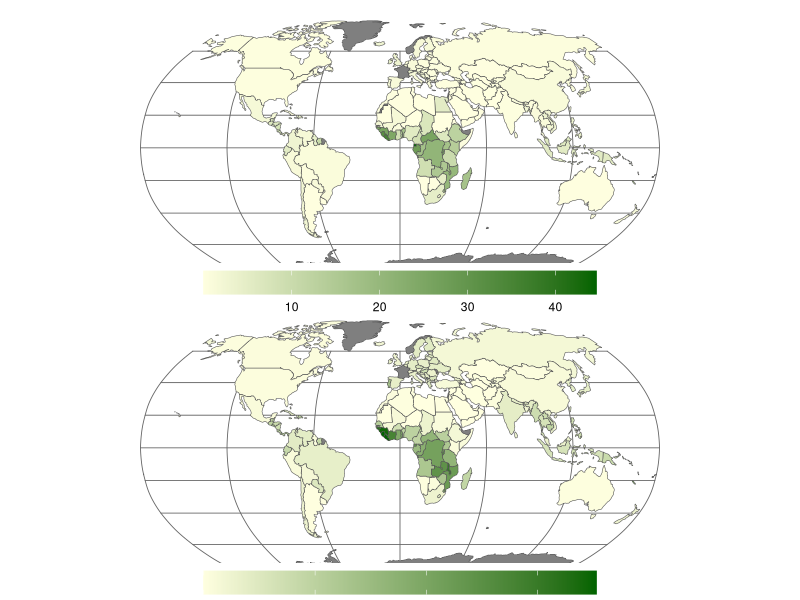

Write the R code that produced this figure. (Note: this script raises an error after producing the figure.)
## ---- chunk 1
library("rnaturalearth")
library("rnaturalearthdata")
library(tidyverse)
library(gridExtra)
## ---- chunk 2
IUCN_agroforestry  <- read.csv("../data/IUCN_ndc_agroforestry.csv") %>% select(Agroforestry, ISO_A3)

summary_country <-read_csv("../output/summary_country.csv") %>%
  left_join(IUCN_agroforestry) %>%
  rename(IUCN = Agroforestry)

summary_country <- summary_country %>%
  mutate(iso_a3 = ISO_A3,
         admin = NAME_EN) 

world <- ne_countries(scale = "small", returnclass = "sf") %>%
  left_join(summary_country, by = "iso_a3") %>%
  select(iso_a3, density_crop, density_pasture, IUCN) 

quantile_crop <- quantile(world$density_crop, na.rm = TRUE)
## ---- chunk 3

## ---- chunk 4
crop <- ggplot(data = world) +
  geom_sf(aes(fill = density_crop))  +
  scale_fill_gradient(low = "lightyellow",
                      high = "darkgreen",space = "Lab",
                      na.value = "grey50", guide = "colourbar", aesthetics = "fill") +
  coord_sf(crs = "+proj=robin +lon_0=0w") + theme_minimal() + 
  theme(legend.direction = "horizontal", 
        legend.position = c(0.5, 0),
        legend.title = element_blank(),
        legend.background = element_rect(fill="white",  size=0, linetype="dotted")) +
  theme(legend.key.width = unit(2, "cm")) +
  theme(panel.grid.major = element_line(color = gray(.4), size = 0.3))


pasture <- ggplot(data = world) +
  geom_sf(aes(fill = density_pasture))  +
  scale_fill_gradient(low = "lightyellow",
                      high = "darkgreen",space = "Lab",
                      na.value = "grey50", guide = "colourbar", aesthetics = "fill") +
  coord_sf(crs = "+proj=robin +lon_0=0w") + theme_minimal() + 
  theme(legend.direction = "horizontal", 
        legend.position = c(0.5, 0),
        legend.title = element_blank(),
        legend.background = element_rect(fill="white",  size=0, linetype="dotted")) +
  theme(legend.key.width = unit(2, "cm")) +
  theme(panel.grid.major = element_line(color = gray(.4), size = 0.3))

grid.arrange(crop, pasture, ncol = 1)
## ---- chunk 5

potential_c <- read.csv("../output/potential.csv") %>% group_by(ISO_A3, CP) %>% summarize(potential = sum(carbon_potential)) %>%
  spread(CP, potential, fill = NA, convert = FALSE)

standing_c <- read_csv("../output/summary_country.csv")  %>% left_join(potential_c, by = c("ISO_A3")) %>%
  rename(potential_crop = crop,
         potential_pasture = pasture) %>%
  mutate(total_potential = potential_crop + potential_pasture)

write.csv(standing_c, "../output/summary_potential_standing.csv")

na.omit(sum(as.numeric(standing_c$total_potential)))
## ---- chunk 6
IUCN <- read_csv("../output/summary_all.csv") %>%
  left_join(IUCN_agroforestry, by = c("ISO_A3")) %>%
  select(Agroforestry, area_pasture, area_crop, biomass_pasture, biomass_crop) %>%
  #mutate(mitigation = as.factor(mitigation)) %>%
  #mutate_all(funs(ifelse(is.na(.), 0, .))) %>%
  group_by(Agroforestry) %>%
  summarise(pasture = sum(biomass_pasture, na.rm = TRUE)/1000,
            crop = sum(biomass_crop, na.rm = TRUE)/1000) %>%
  gather(-Agroforestry, key = "CP", value = "carbon_standing")

IUCN_agroforestry %>% group_by(Agroforestry) %>% count()

IUCN_potential <- read.csv("../output/potential.csv") %>% left_join(IUCN_agroforestry, by = c("ISO_A3")) %>%
  select(carbon_potential, CP, Agroforestry) %>%
  #mutate_all(funs(ifelse(is.na(.), 0, .))) %>%
  #select(mitigation.y, carbon_potential, CP) %>%
  #mutate(mitigation = as.factor(mitigation.y)) %>%
  #mutate_all(funs(ifelse(is.na(.), 0, mitigation))) %>%
  group_by(Agroforestry, CP) %>%
  summarise(carbon_potential = sum(carbon_potential, na.rm = TRUE)/10^9/10) %>%
  left_join(IUCN, by = c("Agroforestry","CP"))

sum(IUCN_potential$carbon_standing)/10^6

## ---- chunk 7
IUCN_pot_all <- IUCN_potential
IUCN_potential<- IUCN_potential %>% remove_missing() %>%
  rename(NDC = Agroforestry)
## ---- chunk 8
standing <- read.csv("../output/summary_all.csv") %>%
  select(NAME_EN, ISO_A3, biomass_pasture, biomass_crop) %>%
  #mutate(mitigation = as.factor(mitigation)) %>%
  ##mutate_all(funs(ifelse(is.na(.), 0, .))) %>%
  group_by(ISO_A3) %>%
  summarise(pasture_loss = sum(biomass_pasture/10^6, na.rm = TRUE)*(-1),
            crop_loss = sum(biomass_crop/10^6, na.rm = TRUE)*(-1)) %>%
  gather(-ISO_A3, key = "CP", value = "standing") %>%
  #mutate(mitigation = as.factor(mitigation)) %>%
  group_by(ISO_A3, CP) %>%
  summarise(carbon= sum(standing)/1000) %>%
  mutate(CP = as.factor(CP))
## ---- chunk 9
countries1<-read.csv("../output/potential.csv") %>%
  select(ISO_A3, carbon_potential, CP) %>%
  #mutate(mitigation = as.factor(mitigation)) %>%
  ##mutate_all(funs(ifelse(is.na(.), 0, .))) %>%
  group_by(ISO_A3, CP) %>%
  summarise(carbon = sum(carbon_potential, na.rm = TRUE)/10^9/10)

totals <-read.csv("../output/potential.csv") %>%
  select(ISO_A3, carbon_potential, CP) %>%
  group_by(ISO_A3) %>%
  summarise(total = sum(carbon_potential, na.rm = TRUE)) %>% arrange(-total) %>%
  top_n(15) 

fig_data <-rbind(standing, countries1)

names <- read.csv("../output/summary_all.csv") %>%
  select(NAME_EN, ISO_A3)

fig <- totals %>% left_join(fig_data) %>%
  left_join(names) %>% distinct()

## ---- chunk 10
cbPalette <- c("#999999", "#E69F00", "#56B4E9", "#009E73", "#F0E442", "#0072B2", "#D55E00", "#CC79A7")

fig %>%
  group_by(CP) %>%
  summarize(carbon = sum(carbon))

levels(fig$NAME_EN) <- c(levels(fig$NAME_EN), "China")
fig$NAME_EN[fig$NAME_EN == "People's Republic of China"] <- 'China'

fig$CP <- factor(fig$CP, levels = c("crop", "pasture", "crop_loss", "pasture_loss"))

fig %>% ggplot(aes(reorder(NAME_EN, total), carbon)) +
  geom_col(aes(fill = CP), width = 0.75) + coord_flip() +   labs(x = "",y = "Carbon Potential (PgC)", sep = "")+ theme_bw() +
  theme(legend.title = element_blank()) + theme() + theme(legend.position = c(0.75, 0.2)) +
  scale_fill_manual(labels = c("Potential gain crop", "Potential gain pasture", "Potential loss crop", "Potential loss pasture"), values = c("#0066CC", "#003366", "#FFCC66", "#FF9900")) +
  theme(axis.text.x = element_text(angle = 0, hjust = 1)) +
  ylim(-0.5,1.2) +
  geom_hline(yintercept=0, size = .5)  +
  theme(legend.background = element_rect(colour = 'black', fill = 'white', linetype='solid'))


## ---- chunk 11

IUCN_potential$NDC <- ifelse(IUCN_potential$NDC == 0, "Not included \n (n = 153)", "Included \n (n = 38)")
IUCN_potential1 <- IUCN_potential
IUCN_potential$CP <- factor(IUCN_potential$CP, levels = c("crop", "pasture", "crop_loss", "pasture_loss"))

IUCN_potential<- IUCN_potential %>%
  mutate(carbon_standing = (-1)*carbon_standing/10^6) %>%
  gather(-NDC,  -CP,  key = "key", value = "value") %>%
  mutate(CP = paste(CP, key, sep = "_")) 

IUCN_potential$CP <- factor(IUCN_potential$CP, levels = c("crop_carbon_potential", "pasture_carbon_potential", "crop_carbon_standing", "pasture_carbon_standing"))

IUCN_potential %>%
  ggplot(aes(reorder(NDC, -value), value)) + geom_col(aes(fill = CP), width=.75) + ylim(-8,8) +
  labs(x = "Inclusion of Agroforestry as a mitigation \n or adaptation technique in NDC",y = "Carbon Potential (PgC)", sep = "")+
  theme_bw() + theme(legend.position = c(0.72, 0.15)) +
  theme(legend.title = element_blank()) +
  scale_fill_manual(labels = c("Potential gain crop", "Potential gain pasture", "Potential loss crop", "Potential loss pasture"), values = c("#0066CC", "#003366", "#FFCC66", "#FF9900")) +
  theme(axis.text.x = element_text(angle = 0, hjust = 0.5)) + geom_hline(yintercept=0,size = 0.5) +
  theme(legend.background = element_rect(colour = 'black', fill = 'white', linetype='solid'))


## ---- chunk 12
IUCN_potential1 %>%
  group_by(NDC) %>%
  summarise(potential = sum(carbon_potential),
            standing = sum(carbon_standing)/10^6)

3.7/6.9
7.9/9.4
153+38
## ---- chunk 13
##"#56B4E9", "#009E73", "#F0E442", "#0072B2", "#D55E00", "#CC79A7")
## figure 2: Econ chart
read.csv("../output/summary_all.csv") %>%
  group_by(NAME_EN, INCOME_GRP) %>% summarise(biomass = 1) %>% remove_missing() %>%
  group_by(INCOME_GRP) %>%
  tally()
         
         
econ <- read_csv("../output/summary_all.csv") %>%
  select(NAME_EN, BIOME_NAME, INCOME_GRP, density_pasture, density_crop) %>% drop_na() %>%
  rename(pasture = density_pasture,
         crop = density_crop) %>%
  mutate(ECONOMY = factor(ifelse(INCOME_GRP == "1. High income: OECD" , "High income \n (n=67)",
                                 ifelse(INCOME_GRP == "2. High income: nonOECD", "High income \n (n=67)",
                                    ifelse(INCOME_GRP == "5. Low income", "Low income \n (n=34)",
                                        ifelse(INCOME_GRP =="4. Lower middle income", 
                                               "Lower middle \n income \n (n =43)",
                                               "Upper middle \n income \n (n=48)"
                                               )))))) %>%
  gather(CP,value,pasture:crop) %>%
  group_by(CP, ECONOMY) %>% 
  summarise(mean_density = mean(value),  # calculates the mean of each group
            sd = sd(value), # calculates the standard deviation of each group
            n_cb = n(),  # calculates the sample size per group
            se = sd(value)/sqrt(n()))


ggplot(econ, aes(x=reorder(ECONOMY, -mean_density), 
               y=mean_density, 
               color=CP)) + 
  geom_errorbar(aes(ymin=mean_density-se, 
                    ymax=mean_density+se), 
                width=.3, size=0.7, position=position_dodge(.3)) +
  geom_point(position=position_dodge(.3)) +
  theme_bw() + ylab("Average Carbon Density (MgC ha-1)")+ xlab("")+
  scale_color_manual(values = c("#D55E00","#003366"))+
  theme(legend.title=element_blank()) +
  theme(legend.justification = c(1, 1), legend.position = c(0.93, 0.93),
        legend.box.background = element_rect(colour = "black"))+
  theme( 
    axis.text.x = element_text(color='black'),
    axis.ticks.y = element_blank(),
    axis.title.x = element_text(size=11,color='black')
  )
## ---- chunk 14
potential<- IUCN_potential1 %>%
  group_by(CP) %>% 
  summarise(`100 % ` = sum(carbon_potential)*10,
            `-100 % ` = sum(carbon_standing)*(-1)/10^6) %>%
  mutate(`10 % ` = `100 % `*0.1,
         `5 % ` = `100 % `*0.05,
         `2.5 % ` = `100 % `*0.025,
         `1 % ` = `100 % `*0.01,
         `-50 % ` = `-100 % `*0.5,
         `-25 % ` = `-100 % `*0.25,
         `-10 % ` = `-100 % `*0.1,
         `-5 % ` = `-100 % `*0.05,
         `-2.5 % ` = `-100 % `*0.025,
         `-1 % ` = `-100 % `*0.01,) %>%
  gather(Adoption,value,`-100 % `:`-1 % `) %>%
  mutate(color = ifelse(value < 0 & CP == "crop", "trees in crop loss",
                        ifelse(value < 0 & CP == "pasture", "trees in pasture loss",
                               ifelse(value >0 & CP == "crop", "trees in crop gain", "trees in pasture gain"))))%>%
  mutate(color = as.factor(color))

potential$color <- factor(potential$color, levels = c("trees in crop gain", "trees in pasture gain", "trees in crop loss", "trees in pasture loss"))

potential %>% 
  ggplot(aes(reorder(Adoption, value), value)) +
  geom_col(aes(fill = color))+theme_bw() + scale_fill_manual(labels = c("Potential gain crop", "Potential gain pasture", "Potential loss crop", "Potential loss pasture"), values = c("#0066CC", "#003366", "#FFCC66", "#FF9900")) +
  labs(x = "Adoption Percentage",y = "Carbon Sequestration Potential (PgC)", sep = "")+
  theme(legend.title = element_blank()) + ylim(-10, 10) +
  theme(axis.text.x = element_text(angle = 45, hjust = 1))+
  theme(legend.position = c(0.7, 0.2)) +
  theme(legend.background = element_rect(colour = 'black', fill = 'white'))


## ---- chunk 15
abstract<- read.csv("../data/abstract.csv")

abstract %>% filter(CP == "crop") %>%
  #gather(-CP, key = "key", value = "value") %>%
  ggplot(aes(SP, Value)) +
  geom_bar(aes(fill = SP), stat = "identity") +
  theme_bw() +
  labs(x = "",y = "Carbon (PgC)", sep = "")+
  theme(legend.title = element_blank()) + ylim(0, 5) +
  scale_fill_manual(values = c("#006400","#B8CAB2")) +
 # theme(axis.text.x = element_text(angle = 0, hjust = 1)) +  
  theme(legend.position = "none")

## ---- chunk 16
abstract %>% filter(CP == "pasture") %>%
  #gather(-CP, key = "key", value = "value") %>%
  ggplot(aes(SP, Value)) +
  geom_bar(aes(fill = SP), stat = "identity") +
  theme_bw() +
  labs(x = "",y = "Carbon (PgC)", sep = "")+
  theme(legend.title = element_blank()) + ylim(0, 5) +
  scale_fill_manual(values = c("#006400","#B8CAB2")) +
 # theme(axis.text.x = element_text(angle = 0, hjust = 1)) +  
  theme(legend.position = "none")
